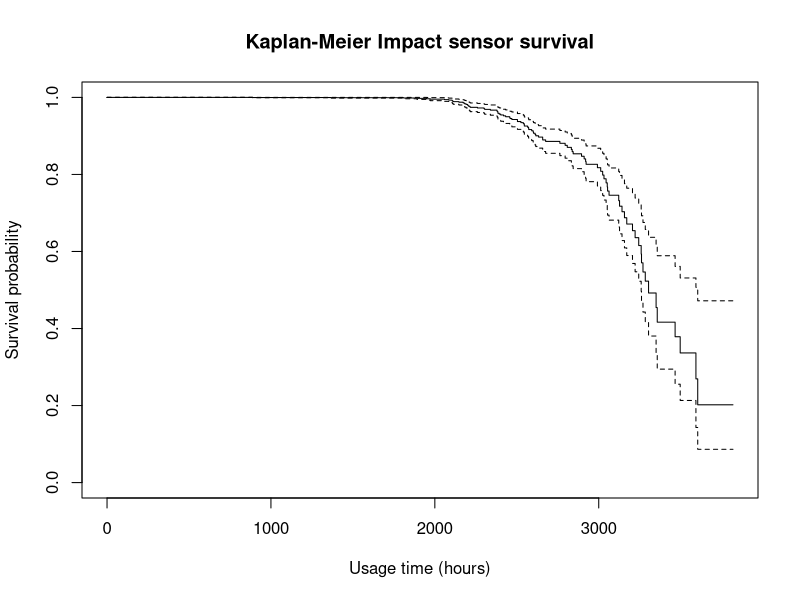
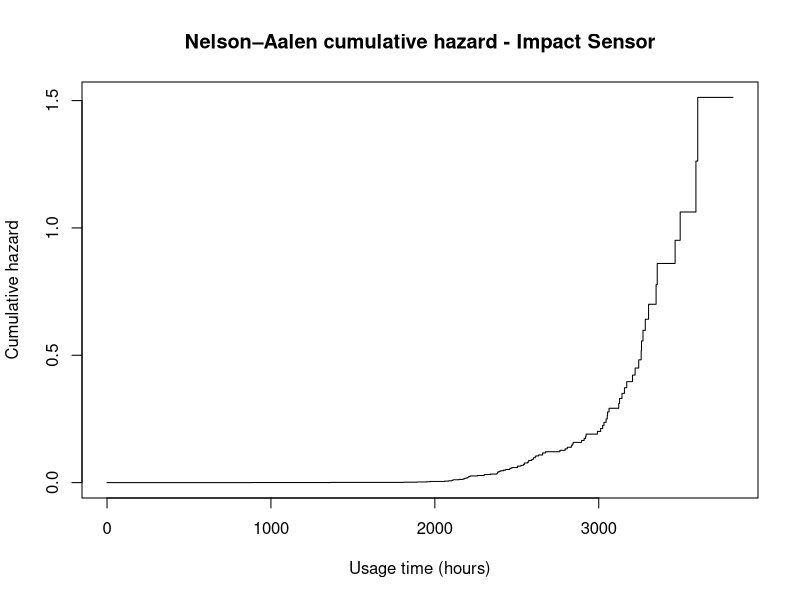
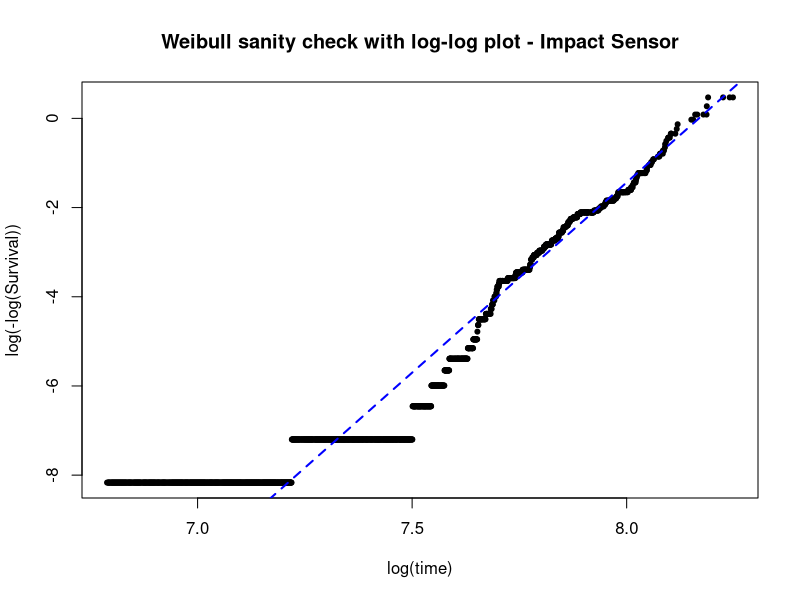

Recreate these plots in R, in order.
## ---- chunk 1
knitr::opts_chunk$set(echo = TRUE, message = FALSE)
## ---- chunk 2
library(survival)
library(dplyr)
library(lubridate)

data <- read.csv("DirtSlurper3100.csv", skip = 12, na.strings = "---", stringsAsFactors = FALSE)

data$Registration.date <- dmy(data$Registration.date)
data$Failure.date <- dmy(data$Failure.date)

dim(data)
head(data, 3)
## ---- chunk 3

# Indicator for Impact sensor failure (1 if failed, 0 if censored)
data_filtered <- data %>%
  mutate(
    Event = ifelse(!is.na(Impact.status) & grepl("^\\s*damage\\s*$", Impact.status, ignore.case = TRUE), 1, 0)
  ) %>%
  filter(!is.na(Total.usage.time))

dim(data_filtered)
table(data_filtered$Event) # 0 = censored, 1 = event
summary(data_filtered$Total.usage.time)

str(data_filtered$Total.usage.time)
## ---- chunk 4
KM_fit <- survfit(Surv(Total.usage.time, Event) ~ 1, data = data_filtered)
plot(KM_fit, conf.int = TRUE,
     xlab = "Usage time (hours)", ylab = "Survival probability",
     main = "Kaplan-Meier Impact sensor survival")

KM_fit

summary(KM_fit, times = c(1000, 2000, 2500, 3000, 3500, 3819))



## ---- chunk 5
# Nelson–Aalen cumulative hazard
na_df <- with(KM_fit, data.frame(
  time     = time,
  n_risk   = n.risk,
  n_event  = n.event
))
na_df$cumhaz <- cumsum(na_df$n_event / na_df$n_risk)

plot(na_df$time, na_df$cumhaz, type = "s",
     xlab = "Usage time (hours)", ylab = "Cumulative hazard",
     main = "Nelson–Aalen cumulative hazard - Impact Sensor")

## ---- chunk 6
# Nelson-Aalen cumulative hazard estimate 
km_times <- KM_fit$time # times of events
n_event <- KM_fit$n.event # number of events at each event time
n_risk <- KM_fit$n.risk # number at risk just before each event time

# Cumulative hazard H(t)
cum_hazard <- cumsum(n_event / n_risk)
# Combine times and cumulative hazard for output
na_estimate <- data.frame(Time = km_times, CumHazard = cum_hazard)
tail(na_estimate, 5)
## ---- chunk 7
# survreg(weibull) requires strictly positive times
df_weibull <- subset(data_filtered, Total.usage.time > 0)
weibull_fit <- survreg(Surv(Total.usage.time, Event) ~ 1, data = df_weibull, dist = "weibull")
summary(weibull_fit)
## ---- chunk 8
weibull_shape <- 1 / weibull_fit$scale  # beta (shape)
weibull_scale <- exp(coef(weibull_fit)) # alpha (scale)

cat("Weibull beta:", weibull_shape, "\n")
cat("Weibull alpha:", weibull_scale, "hours \n")

# Calculate L10 life (time by which 10% have failed, i.e. S(t)=0.90)
L10 <- weibull_scale * (-log(0.9))^(1 / weibull_shape)
cat("Estimated L10 life:", L10, "hours \n")
## ---- chunk 9
KM_fit_diag <- survfit(Surv(Total.usage.time, Event) ~ 1, data = df_weibull)
idx <- which(KM_fit_diag$surv > 0 & KM_fit_diag$surv < 1)
x <- log(KM_fit_diag$time[idx])
y <- log(-log(KM_fit_diag$surv[idx]))

plot(x, y, pch = 20,
     xlab = "log(time)", ylab = "log(-log(Survival))",
     main = "Weibull sanity check with log-log plot - Impact Sensor")
abline(a = - weibull_shape * log(weibull_scale), b = weibull_shape, lty = 2, lwd = 2, col="blue")
